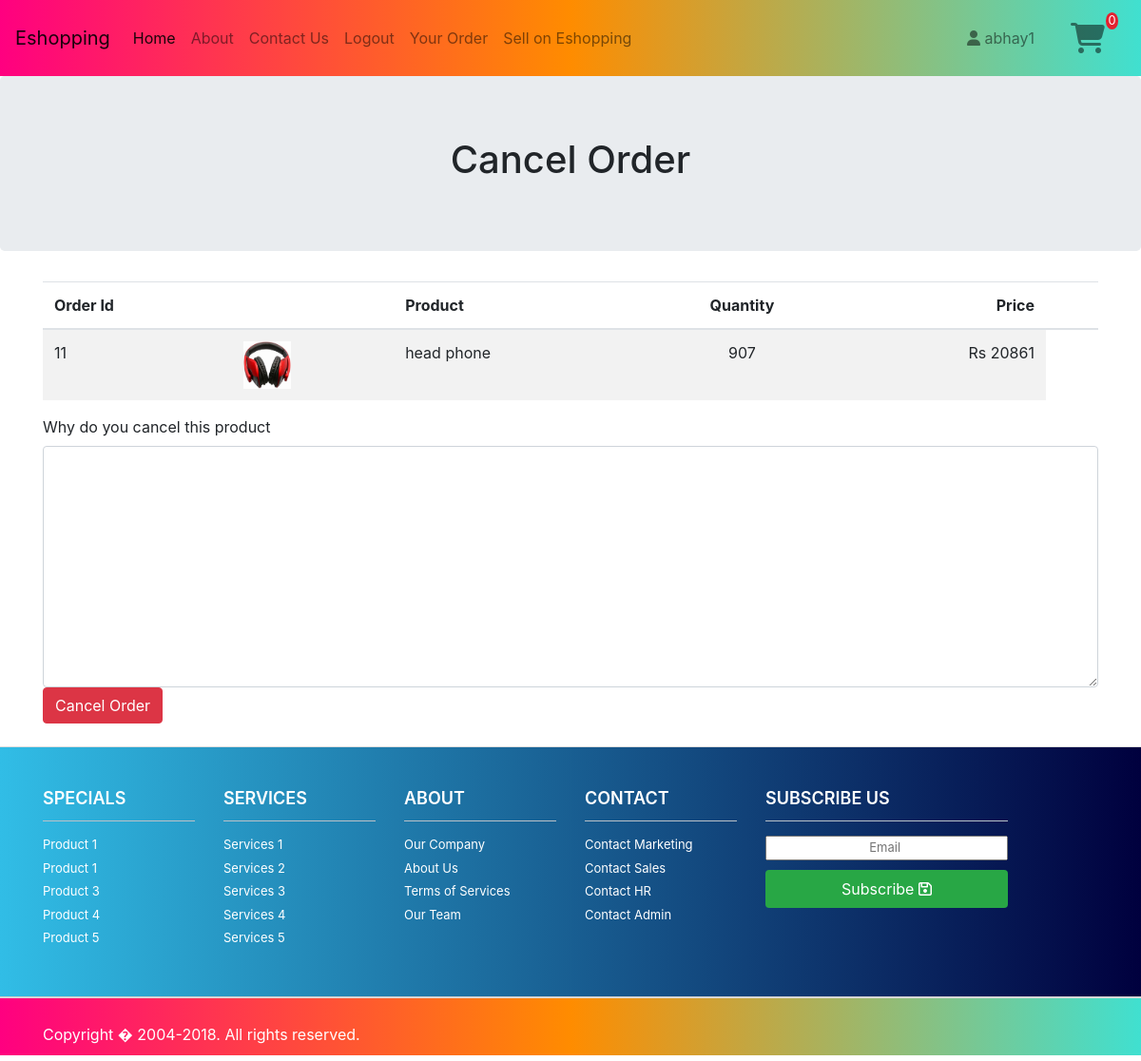
The page /a1/cancelorder/11 (signed in) on the database its author committed.
### a1/models.py (models this page shows, shortened)
class Order(models.Model):
    user=models.ForeignKey(UserProfile,on_delete=models.CASCADE)
    product=models.ForeignKey(Product,on_delete=models.CASCADE)
    order_date=models.DateTimeField(auto_now=True)
    quantity=models.PositiveIntegerField()
    total_price=models.PositiveIntegerField()
    class Meta:
        ordering=['-order_date']

class Product(models.Model):
    user=models.ForeignKey(UserProfile,on_delete=models.CASCADE,related_name='sellers')
    category=models.ForeignKey(Category,on_delete=models.CASCADE,related_name='products')
    name=models.CharField(max_length=255)
    price=models.PositiveIntegerField()
    description=models.TextField()
    image=models.ImageField(upload_to='product_images',blank=True)

### a1/views.py (the view, shortened to what this page needs)
# urls.py: path('cancelorder/<int:pk>',views.CancelOrderView.as_view(),name="cancelorder"),
class CancelOrderView(LoginRequiredMixin,SuccessMessageMixin,CreateView):
    login_url='login'
    model=CancelOrder
    fields=['reason']
    success_message = "your order is canceled"
    def get_context_data(self,**kwargs):
        context=super().get_context_data(**kwargs)
        context['order']=Order.objects.get(id=self.kwargs.get('pk'))
        return context

### a1/context_processors.py (called while the page is built)
def func1(request):
    try:
        user_profile=UserProfile.objects.get(username=request.user.username)
        cart7=CartVariable.objects.get_or_create(user_id=user_profile.user_ptr_id)[0]
        return {'qty':cart7.total_qty}
    except:
        return {'qty':0}

### templates/a1/cancelorder_form.html (shortened to what this page needs)
{% extends "a1/base.html" %}
{% load widget_tweaks %}
{% block content%}
  <div class="jumbotron">
     <center><h1>Cancel Order </h1></center>
  </div>
  <div class="container mb-4">
    <div class="row">
        <div class="col-12">
            <div class="table-responsive">
                <table class="table table-striped">
                    <thead>
                        <tr>
                            <th scope="col">Order Id </th>
                            <th></th>
                            <th scope="col">Product</th>
                            <th scope="col" class="text-center">Quantity</th>
                            <th scope="col" class="text-right">Price</th>
                            <th> </th>
                        </tr>
                    </thead>
                    <tbody>
                        <tr>
                            <td>{{order.id}}</td>
                            <td><img src="{{order.product.image.url}}" height="50" width="50" /> </td>
                            <td>{{order.product.name}}</td>
                            <td><center>{{order.quantity}}</center></td>
                            <td class="text-right">Rs {{order.total_price}}</td>
                        </tr>
                    </tbody>
                </table>
            </div>
        </div>
<div class="container">
    <form method="post">
        <label for="id_reason">Why do you cancel this product</label>
        {% render_field form.reason class="form-control"  %}
        <input type="submit" class="btn btn-danger" value="Cancel Order">
    </form>
</div>
    </div>
{%endblock%}

### templates/a1/base.html (shortened to what this page needs)
<!DOCTYPE html>
<html lang="en">
<head>
    <link rel="stylesheet" href="https://stackpath.bootstrapcdn.com/bootstrap/4.4.1/css/bootstrap.min.css">
    {% load static %}
<link rel='stylesheet' href="{% static 'css/footer_css.css' %}">
    <link rel="stylesheet" href="https://maxcdn.bootstrapcdn.com/bootstrap/4.0.0-beta.3/css/bootstrap.min.css">
<link rel="stylesheet" href="https://cdnjs.cloudflare.com/ajax/libs/font-awesome/4.7.0/css/font-awesome.min.css">
</head>
<body>
       <nav class="navbar navbar-expand-lg navbar-light bg-light sticky-top" style="background: linear-gradient(to right, #FF0080, #FF8C00, #40E0D0);">
        <a class="navbar-brand" href="{% url 'home' %}">Eshopping</a>
        <div class="collapse navbar-collapse" id="navbarSupportedContent">
          <ul class="navbar-nav mr-auto">
            <li class="nav-item active">
              <a class="nav-link" href="{% url 'home' %}">Home <span class="sr-only">(current)</span></a>
            </li>
            <li class="nav-item">
              <a class="nav-link" href="#">About</a>
            </li>
            <li class="nav-item">
              <a class="nav-link" href="#">Contact Us</a>
            </li>
            {% if user.is_authenticated %}
              <li class="nav-item">
                <a class="nav-link" href="{% url 'logout' %}">Logout</a>
              </li>
              {%else%}
              <li class="nav-item">
                <a class="nav-link" href="{% url 'login' %}">Login</a>
              </li>
              {%endif%}
              <li class="nav-item">
                <a class="nav-link" href="{% url 'a1:yourorder' %}">Your Order</a>
              </li>
              <li class="nav-item">
                <a class="nav-link" href="{% url 'a1:sellerindex' %}">Sell on Eshopping</a>
              </li>
          </ul>
          {% if user.is_authenticated %}
            <a style='color:rgba(0, 0, 0,0.5);' class="nav-link" href="{% url 'a1:profile' pk=user.pk %}" >
              <i class="fas fa-user" aria-hidden="true"></i>
            {{user}}</a>
            {%endif%}
            <a style='color:rgba(0, 0, 0,0.5);' href="{% url 'a1:displaycart' %}">
              <div id="ex4">
              <span id="cart-qty" class="p1 fa-stack fa-2x has-badge" data-count="{{qty}}">
                <i class="p3 fa fa-shopping-cart fa-stack-1x xfa-inverse" data-count="{{qty}}" ></i>
              </span>
            </div>
            </a>
          </div>
      </nav>
    {% block content %}
    {% endblock %}
    </div>
   <wrapper class="d-flex flex-column">
   <footer >
    <div class="footer" id="footer" >
        <div class="container">
            <div class="row">
                <div class="col-lg-2  col-md-2 col-sm-4 col-xs-6">
                    <h3> Specials</h3>
                    <ul>
                        <li> <a href="#"> Product 1</a> </li>
                        <li> <a href="#"> Product 1 </a> </li>
                        <li> <a href="#"> Product 3 </a> </li>
                        <li> <a href="#"> Product 4 </a> </li>
                        <li> <a href="#"> Product 5 </a> </li>
                    </ul>
                </div>
                <div class="col-lg-2  col-md-2 col-sm-4 col-xs-6">
                    <h3> Services </h3>
                    <ul>
                        <li> <a href="#"> Services 1 </a> </li>
                        <li> <a href="#"> Services 2 </a> </li>
                        <li> <a href="#"> Services 3 </a> </li>
                        <li> <a href="#"> Services 4 </a> </li>
                        <li> <a href="#"> Services 5 </a> </li>
                    </ul>
                </div>
                <div class="col-lg-2  col-md-2 col-sm-4 col-xs-6">
                    <h3> About </h3>
                    <ul>
                        <li> <a href="#"> Our Company </a> </li>
                        <li> <a href="#"> About Us </a> </li>
                        <li> <a href="#"> Terms of Services </a> </li>
                        <li> <a href="#"> Our Team </a> </li>
                    </ul>
                </div>
                <div class="col-lg-2  col-md-2 col-sm-4 col-xs-6">
                    <h3> Contact </h3>
                    <ul>
                        <li> <a href="#"> Contact Marketing </a> </li>
                        <li> <a href="#"> Contact Sales </a> </li>
                        <li> <a href="#"> Contact HR </a> </li>
                        <li> <a href="#"> Contact Admin </a> </li>
                    </ul>
                </div>
                <div class="col-lg-3  col-md-3 col-sm-6 col-xs-12 ">
                    <h3> Subscribe Us </h3>
                    <ul>
                        <li>
                            <div class="input-append subscribe-btn text-center">
                                <input type="text" class="full text-center" placeholder="Email ">
                                <button class="btn  btn-success" type="button"> Subscribe <i class="fa fa-save"> </i> </button>
                            </div>
                        </li>
                    </ul>
                </div>
            </div>
        </div>
    </div>
    <div class="footer-bottom">
        <div class="container">
            <p class="pull-left"> Copyright � 2004-2018. All rights reserved. </p>
        </div>
    </div>
</footer>
</wrapper>
</body>
</html>

### static/css/footer_css.css (style rules this page uses)
.full { width: 100%; }
.footer { height: auto; padding-bottom: 30px; position: relative; width: 100%; color:#fff; border-bottom: 1px solid #CCCCCC; border-top: 1px solid #DDDDDD; background: #00003E; background: -webkit-linear-gradient(to right, #31BDE6, #00003E); background: linear-gradient(to right, #31BDE6, #00003E); }
.footer h3 { border-bottom: 1px solid #BAC1C8; color:#fff; font-size: 18px; font-weight: 600; line-height: 27px; padding: 40px 0 10px; text-transform: uppercase; }
.footer ul { font-size: 13px; list-style-type: none; margin-left: 0; padding-left: 0; margin-top: 15px; color: #7F8C8D; }
.footer ul li a { padding: 0 0 5px 0; display: block; }
.footer a { color: #78828D; color:#fff; }
.subscribe-btn .btn { border: medium none; border-radius: 4px; display: inline-block; height: 40px; padding: 0; width: 100%; color: #fff; margin-top:10px; }
.subscribe-btn { overflow: hidden; }
.footer-bottom { background: #40E0D0; background: -webkit-linear-gradient(to right, #FF0080, #FF8C00, #40E0D0); background: linear-gradient(to right, #FF0080, #FF8C00, #40E0D0); border-top: 1px solid #DDDDDD; padding-top: 20px; padding-bottom: 40px; color:#fff; }
.footer-bottom p.pull-left { padding-top: 6px; }

### templates/a1/base.html (style rules this page uses)
#ex4 .p1[data-count]:after { position:absolute; right:10%; top:8%; content: attr(data-count); font-size:40%; padding:.2em; border-radius:50%; line-height:1em; color: white; background:rgba(255, 0, 21, 0.85); text-align:center; min-width: 1em; }

### rows shown on the page
Order: id "11", product.image (picture), product.name "head phone", quantity "907", total_price "20861"

### other values the page prints
{{ user }} "abhay1"
